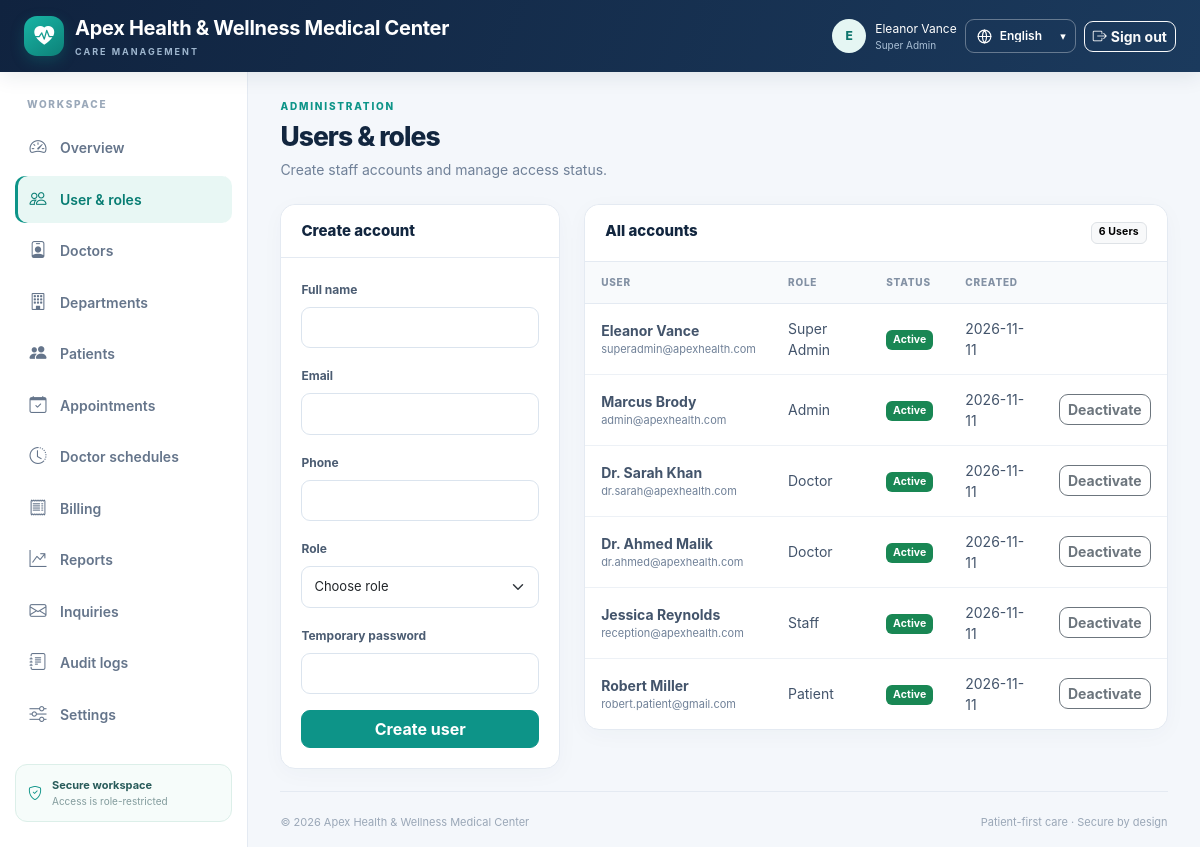
Screenshot of /users/index.php (signed in) with the database file from the repository.
### tables this page shows
CREATE TABLE `settings` (
  `setting_key` VARCHAR(100) PRIMARY KEY,
  `setting_value` TEXT NOT NULL,
  `updated_by` INT NULL,
  `updated_at` TIMESTAMP DEFAULT CURRENT_TIMESTAMP ON UPDATE CURRENT_TIMESTAMP
);

CREATE TABLE `users` (
  `id` INT AUTO_INCREMENT PRIMARY KEY,
  `role_id` INT NOT NULL,
  `name` VARCHAR(150) NOT NULL,
  `email` VARCHAR(150) NOT NULL UNIQUE,
  `password_hash` VARCHAR(255) NOT NULL,
  `phone` VARCHAR(50) NULL,
  `status` ENUM('active', 'inactive', 'suspended') DEFAULT 'active',
  `created_at` TIMESTAMP DEFAULT CURRENT_TIMESTAMP,
  FOREIGN KEY (`role_id`) REFERENCES `roles`(`id`) ON DELETE RESTRICT
);

CREATE TABLE `roles` (
  `id` INT AUTO_INCREMENT PRIMARY KEY,
  `name` VARCHAR(50) NOT NULL UNIQUE,
  `description` VARCHAR(255) NULL,
  `created_at` TIMESTAMP DEFAULT CURRENT_TIMESTAMP
);

### config/database.php (called while the page is built, shortened)
<?php
function getDBConnection(): PDO {
    static $pdo = null;
    if ($pdo instanceof PDO) return $pdo;
    $dsn = 'mysql:host=' . DB_HOST . ';dbname=' . DB_NAME . ';charset=' . DB_CHARSET;
    try {
        $pdo = new PDO($dsn, DB_USER, DB_PASS, [
            PDO::ATTR_ERRMODE => PDO::ERRMODE_EXCEPTION,
            PDO::ATTR_DEFAULT_FETCH_MODE => PDO::FETCH_ASSOC,
            PDO::ATTR_EMULATE_PREPARES => false,
        ]);
        return $pdo;
    } catch (PDOException $e) {
        error_log('CRM database connection failed: ' . $e->getMessage());
        http_response_code(500);
        exit('Database connection failed. Start MySQL in XAMPP and import schema.sql into hospital_crm.');
    }
}

### users/index.php (the view, shortened to what this page needs)
<?php
require_once __DIR__.'/../includes/functions.php';require_role(['super_admin','admin']);verify_csrf();$db=db();$error='';$isSuper=current_user()['role']==='super_admin';$roleOptions=$isSuper?['super_admin'=>'Super Admin','admin'=>'Admin','doctor'=>'Doctor','staff'=>'Staff']:['doctor'=>'Doctor','staff'=>'Staff'];
$users=$db->query('SELECT u.id,u.name,u.email,u.phone,u.status,u.created_at,r.name role_name FROM users u JOIN roles r ON r.id=u.role_id ORDER BY u.created_at DESC')->fetchAll();$deps=$db->query("SELECT id,name FROM departments WHERE status='active' ORDER BY name")->fetchAll();$pageTitle='User management';require __DIR__.'/../includes/header.php';require __DIR__.'/../includes/page.php';page_heading('Administration','Users & roles','Create staff accounts and manage access status.');?>
<?php if($error):?><div class="alert alert-danger"><?=e($error)?></div><?php endif;?><div class="row g-4"><div class="col-xl-4"><div class="card"><div class="card-header"><h2 class="section-title">Create account</h2></div><div class="card-body"><form method="post" data-disable-submit><?=csrf_field()?><div class="mb-3"><label class="form-label">Full name</label><input class="form-control" name="name" required maxlength="150"></div><div class="mb-3"><label class="form-label">Email</label><input class="form-control" type="email" name="email" required></div><div class="mb-3"><label class="form-label">Phone</label><input class="form-control" name="phone"></div><div class="mb-3"><label class="form-label">Role</label><select class="form-select" name="role" id="roleSelect" required><option value="">Choose role</option><?php foreach($roleOptions as $k=>$v):?><option value="<?=e($k)?>"><?=e($v)?></option><?php endforeach;?></select></div><div id="doctorFields" class="border rounded-3 p-3 mb-3 d-none"><div class="mb-2"><label class="form-label">Department</label><select class="form-select" name="department_id"><option value="">Choose</option><?php foreach($deps as $d):?><option value="<?=$d['id']?>"><?=e($d['name'])?></option><?php endforeach;?></select></div><div class="mb-2"><label class="form-label">Specialization</label><input class="form-control" name="specialization"></div><div class="mb-2"><label class="form-label">Qualification</label><input class="form-control" name="qualification"></div><div><label class="form-label">Consultation fee</label><input class="form-control" type="number" min="0" step="0.01" name="fee" value="0"></div></div><div class="mb-3"><label class="form-label">Temporary password</label><input class="form-control" type="password" name="password" minlength="8" required></div><button class="btn btn-primary w-100">Create user</button></form></div></div></div><div class="col-xl-8"><div class="card"><div class="card-header d-flex justify-content-between"><h2 class="section-title">All accounts</h2><span class="badge text-bg-light border"><?=count($users)?> users</span></div><div class="table-responsive"><table class="table"><thead><tr><th>User</th><th>Role</th><th>Status</th><th>Created</th><th></th></tr></thead><tbody><?php foreach($users as $u):?><tr><td><strong><?=e($u['name'])?></strong><div class="small-muted"><?=e($u['email'])?></div></td><td><?=e(ucwords(str_replace('_',' ',$u['role_name'])))?></td><td><?=status_badge($u['status'])?></td><td><?=e(substr($u['created_at'],0,10))?></td><td><?php if((int)$u['id']!==(int)current_user()['id'] && (int)$u['id']!==1 && ($isSuper || in_array($u['role_name'],['doctor','staff'],true))):?><form method="post" class="d-inline" data-confirm="Change this account status?"><?=csrf_field()?><input type="hidden" name="toggle_id" value="<?=$u['id']?>"><button class="btn btn-sm btn-outline-secondary"><?= $u['status']==='active'?'Deactivate':'Activate'?></button></form><?php endif;?></td></tr><?php endforeach;?></tbody></table></div></div></div></div><script>document.getElementById('roleSelect').addEventListener('change',e=>document.getElementById('doctorFields').classList.toggle('d-none',e.target.value!=='doctor'));</script><?php require __DIR__.'/../includes/footer.php';?>

### includes/header.php (shortened to what this page needs)
<?php
require_once __DIR__ . '/functions.php';
$user=current_user(); $pageTitle=$pageTitle ?? 'Dashboard'; $notice=take_flash();
$clinic=setting('clinic_name','Apex Health & Wellness Center');
?><!doctype html><html lang="en"><head><meta charset="utf-8"><meta name="viewport" content="width=device-width, initial-scale=1"><title data-i18n-prefix="<?=e($pageTitlePrefix ?? '')?>"><?=e($pageTitle)?> · <?=e($clinic)?></title>
<link href="https://cdn.jsdelivr.net/npm/bootstrap@5.3.3/dist/css/bootstrap.min.css" rel="stylesheet"><link href="https://cdn.jsdelivr.net/npm/bootstrap-icons@1.11.3/font/bootstrap-icons.min.css" rel="stylesheet"><link href="<?=e(url('assets/css/app.css'))?>" rel="stylesheet"></head><body>
<nav class="navbar navbar-expand-lg app-topbar"><div class="container-fluid px-3 px-lg-4"><a class="navbar-brand" href="<?=e(url('index.php'))?>"><span class="brand-mark"><i class="bi bi-heart-pulse-fill"></i></span><span><span data-no-i18n><?=e($clinic)?></span><small data-i18n="care_management">CARE MANAGEMENT</small></span></a><div class="d-flex align-items-center gap-2 ms-auto"><?php if($user):?><span class="user-chip d-none d-md-flex"><span class="avatar-sm"><?=e(strtoupper(substr($user['name'],0,1)))?></span><span><span data-no-i18n><?=e($user['name'])?></span><small data-i18n="<?=e($user['role'])?>"><?=e(ucwords(str_replace('_',' ',$user['role'])))?></small></span></span><?php endif;?><label class="language-switcher"><svg viewBox="0 0 24 24" aria-hidden="true" focusable="false"><circle cx="12" cy="12" r="9"></circle><path d="M3 12h18M12 3a15 15 0 0 1 0 18M12 3a15 15 0 0 0 0 18"></path></svg><span class="visually-hidden" data-i18n="language">Language</span><select id="languageSelector" data-i18n-aria-label="language_selector" aria-label="Select language"><option value="en">English</option><option value="fr">Français</option></select><span class="language-caret" aria-hidden="true">▾</span></label><?php if($user):?><a class="btn btn-outline-light btn-sm" href="<?=e(url('logout.php'))?>" data-i18n="sign_out"><i class="bi bi-box-arrow-right me-1"></i>Sign out</a><?php else:?><a class="btn btn-light btn-sm" href="<?=e(url('login.php'))?>" data-i18n="sign_in"><i class="bi bi-box-arrow-in-right me-1"></i>Sign in</a><a class="btn btn-outline-light btn-sm" href="<?=e(url('register.php'))?>" data-i18n="patient_signup">Patient signup</a><?php endif;?></div></div></nav>
<div class="app-shell"><?php if($user):?><aside class="app-sidebar"><div class="sidebar-label">WORKSPACE</div><?php include __DIR__.'/sidebar.php';?><div class="sidebar-bottom"><i class="bi bi-shield-check"></i><span><strong>Secure workspace</strong><small>Access is role-restricted</small></span></div></aside><?php endif;?><main class="app-main <?= $user?'':'public-main' ?>"><div class="content-wrap">

### includes/functions.php (shortened to what this page needs)
<?php
require_once __DIR__ . '/../config/database.php';
function db(): PDO { return getDBConnection(); }
function url(string $path=''): string { return BASE_URL . ($path === '' ? '/' : '/' . ltrim($path, '/')); }
function e(mixed $value): string { return htmlspecialchars((string)($value ?? ''), ENT_QUOTES | ENT_SUBSTITUTE, 'UTF-8'); }
function current_user(): ?array {
    return ['id'=>(int)$_SESSION['user_id'], 'name'=>$_SESSION['user_name'] ?? 'User', 'email'=>$_SESSION['user_email'] ?? '', 'role'=>$_SESSION['user_role'] ?? ''];
}
function status_badge(string $status): string {
    $map=['requested'=>'warning','confirmed'=>'primary','checked_in'=>'info','in_consultation'=>'purple','completed'=>'success','cancelled'=>'secondary','no_show'=>'danger','paid'=>'success','partial'=>'warning','unpaid'=>'danger','active'=>'success','inactive'=>'secondary','suspended'=>'danger'];
    $color=$map[$status] ?? 'secondary';
    $label = ucwords(str_replace('_', ' ', $status));
    return '<span class="badge text-bg-'.$color.'" data-i18n="'.e($status).'">'.e($label).'</span>';
}
function setting(string $key, string $default=''): string { try {$s=db()->prepare('SELECT setting_value FROM settings WHERE setting_key=?');$s->execute([$key]);$v=$s->fetchColumn();return $v===false?$default:(string)$v;}catch(Throwable $e){return $default;} }

### includes/footer.php (shortened to what this page needs)
</div><footer class="app-footer"><span>© <?=date('Y')?> <span data-no-i18n><?=e(setting('clinic_name','Hospital & Clinic CRM'))?></span></span><span data-i18n="footer_tagline">Patient-first care · Secure by design</span></footer></main></div><?=e(url('assets/js/app.js'))?><?=e(url('assets/js/language.js'))?></body></html>

### assets/css/app.css (style rules this page uses)
:root { --navy:#12263f;--navy2:#1b3656;--teal:#0d9488;--mint:#e8f7f4;--bg:#f4f7fb;--ink:#1b2b43;--muted:#708198;--line:#e4eaf2 }
* { box-sizing:border-box }
body { background:var(--bg);color:var(--ink);font-family:Inter,-apple-system,BlinkMacSystemFont,"Segoe UI",sans-serif;font-size:14px }
.app-topbar { background:linear-gradient(110deg,#10233f,#1b3a5d);min-height:72px;color:#fff;box-shadow:0 4px 20px #13294318 }
.navbar-brand { display:flex;align-items:center;gap:11px;color:white!important;font-weight:750;letter-spacing:-.3px }
.navbar-brand small { display:block;font-size:9px;letter-spacing:2px;color:#9eb6ce;font-weight:700;margin-top:2px }
.brand-mark { width:40px;height:40px;border-radius:13px;background:linear-gradient(145deg,#19b5a5,#0d8178);display:grid;place-items:center;color:white;font-size:20px;box-shadow:0 5px 14px #0d948844 }
.user-chip { align-items:center;gap:9px;color:white;font-size:12px }
.user-chip small { display:block;color:#a9bfd5;font-size:10px;text-transform:capitalize }
.avatar-sm { display:grid;place-items:center;width:34px;height:34px;border-radius:50%;background:#e5f6f3;color:#0e756d;font-weight:800 }
.app-shell { display:flex;min-height:calc(100vh - 72px) }
.app-sidebar { width:248px;flex:0 0 248px;background:#fff;border-right:1px solid var(--line);padding:25px 15px;display:flex;flex-direction:column }
.sidebar-label { font-size:10px;font-weight:800;letter-spacing:1.7px;color:#9aa8b9;padding:0 12px 12px }
.sidebar-bottom { margin-top:auto;display:flex;gap:10px;align-items:center;border:1px solid #dcefe9;background:#f6fcfa;padding:12px;border-radius:12px;color:var(--teal) }
.sidebar-bottom strong,.sidebar-bottom small { display:block }
.sidebar-bottom strong { font-size:11px;color:#285b5a }
.sidebar-bottom small { font-size:10px;color:#829b9c }
.app-main { min-width:0;flex:1;padding:27px clamp(16px,2.7vw,38px) 0;display:flex;flex-direction:column }
.content-wrap { width:100%;max-width:1500px;margin:0 auto;flex:1 }
.app-footer { display:flex;justify-content:space-between;gap:10px;color:#9aa7b7;font-size:11px;padding:22px 0 16px;margin-top:22px;border-top:1px solid var(--line) }
.card { border:1px solid var(--line);border-radius:15px;box-shadow:0 5px 22px #243d5908 }
.card-header { background:#fff;border-bottom:1px solid var(--line);padding:17px 20px;border-radius:15px 15px 0 0!important }
.card-body { padding:20px }
.section-title { font-size:15px;font-weight:800;color:var(--navy);margin:0 }
.table { --bs-table-bg:transparent;margin:0 }
.table thead th { background:#f8fafc;color:#8391a4;font-size:10px;text-transform:uppercase;letter-spacing:.8px;border-bottom:1px solid var(--line);font-weight:800;white-space:nowrap;padding:13px 16px }
.table tbody td { padding:14px 16px;border-color:#edf1f6;vertical-align:middle;color:#43546b }
.table tbody tr:last-child td { border-bottom:0 }
.table-responsive { border-radius:0 0 15px 15px }
.btn { border-radius:9px;font-weight:650 }
.btn-primary { background:var(--teal);border-color:var(--teal) }
.form-control,.form-select { border-color:#dbe4ee;border-radius:9px;padding:10px 12px;font-size:13px }
.form-label { font-size:12px;font-weight:700;color:#4b5c72 }
.badge { text-transform:capitalize;font-weight:700;letter-spacing:.1px;padding:.45em .65em }
.small-muted { font-size:11px;color:var(--muted) }
.language-switcher { position:relative;display:inline-flex;align-items:center;gap:7px;height:34px;padding:0 10px;border:1px solid #ffffff55;border-radius:9px;color:#fff;transition:background-color .18s ease,border-color .18s ease,transform .18s ease }
.language-switcher svg { width:17px;height:17px;fill:none;stroke:currentColor;stroke-width:1.6;stroke-linecap:round;stroke-linejoin:round;flex:none }
.language-switcher select { width:auto;max-width:92px;padding:0 15px 0 0;border:0;outline:0;background:transparent;color:inherit;font-family:inherit;font-size:12px;font-weight:600;line-height:1;appearance:none;cursor:pointer }
.language-switcher select option { color:#1b2b43;background:#fff }
.language-caret { position:absolute;right:9px;pointer-events:none;font-size:11px;transition:transform .18s ease }

### rows the page displays
settings: setting_value "Apex Health & Wellness Medical Center"
users: name "E", name "Eleanor Vance", email "superadmin@apexhealth.com", role.name "Super Admin", status "Active", created_at "2026-11-11"
roles: name "Super Admin"
users: name "Marcus Brody", email "admin@apexhealth.com", role.name "Admin", status "Active", created_at "2026-11-11", shows "Deactivate"
users: name "Dr. Sarah Khan", email "dr.sarah@apexhealth.com", role.name "Doctor", status "Active", created_at "2026-11-11", shows "Deactivate"
users: name "Dr. Ahmed Malik", email "dr.ahmed@apexhealth.com", role.name "Doctor", status "Active", created_at "2026-11-11", shows "Deactivate"
users: name "Jessica Reynolds", email "reception@apexhealth.com", role.name "Staff", status "Active", created_at "2026-11-11", shows "Deactivate"
users: name "Robert Miller", email "robert.patient@gmail.com", role.name "Patient", status "Active", created_at "2026-11-11", shows "Deactivate"

### other values shown
$it[2] "Overview"
$it[2] "User & roles"
$it[2] "Doctors"
$it[2] "Departments"
$it[2] "Patients"
$it[2] "Appointments"
$it[2] "Doctor schedules"
$it[2] "Billing"
$it[2] "Reports"
$it[2] "Inquiries"
$it[2] "Audit logs"
$it[2] "Settings"
$eyebrow "ADMINISTRATION"
$title "Users & roles"
$subtitle "Create staff accounts and manage access status."
